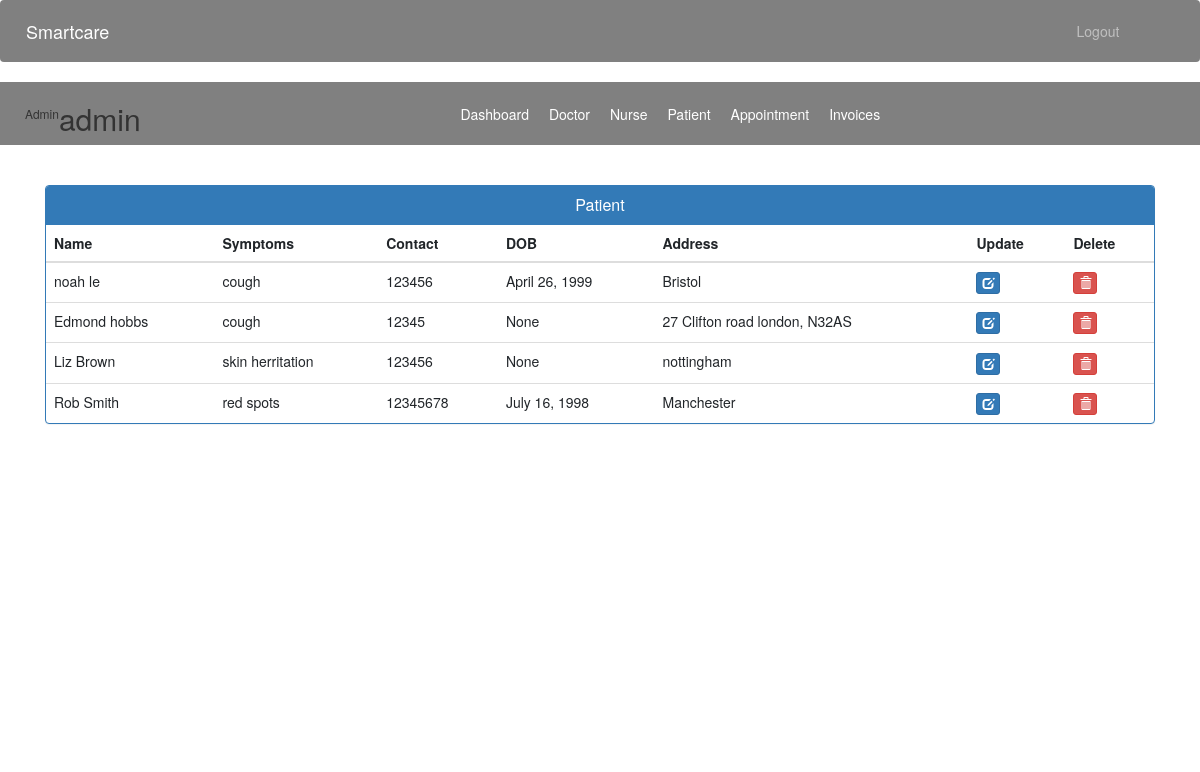
The page /admin-view-patient (signed in) on the database its author committed.
### accounts/models.py (models this page shows, shortened)
class Patient(models.Model):
    user=models.OneToOneField(User,on_delete=models.CASCADE)
    address = models.CharField(max_length=40)
    date_of_birth = models.DateField(null=True)
    mobile = models.CharField(max_length=20,null=False)
    symptoms = models.CharField(max_length=100,null=False)
    assignedDoctorId = models.PositiveIntegerField(null=True)
    assignedNurseId = models.PositiveIntegerField(null=True)
    admitDate=models.DateField(auto_now=True)
    status=models.BooleanField(default=False)
    @property
    def get_name(self):
        return self.user.first_name+" "+self.user.last_name

### accounts/views.py (the view)
# urls.py: path('admin-view-patient', views.admin_view_patient_view, name='admin-view-patient'),
@login_required(login_url='adminlogin')
@user_passes_test(is_admin)
def admin_view_patient_view(request):
    patients=models.Patient.objects.all().filter(status=True)
    return render(request,'smartcare/admin_view_patient.html',{'patients':patients})

### accounts/views.py (called while the page is built)
def is_admin(user):
    return user.groups.filter(name='ADMIN').exists()

### templates/smartcare/admin_view_patient.html (shortened to what this page needs)
{% extends 'smartcare/admin_base.html' %}
{% block content %}
{%load static%}
<head>
  <link href="//netdna.bootstrapcdn.com/bootstrap/3.0.0/css/bootstrap.min.css" rel="stylesheet" id="bootstrap-css">
</head>
<div class="container">
  <div class="panel panel-primary">
    <div class="panel-heading">
      <h6 class="panel-title">Patient</h6>
    </div>
    <table class="table table-hover" id="dev-table">
      <thead>
        <tr>
          <th>Name</th>
          <th>Symptoms</th>
          <th>Contact</th>
          <th>DOB</th>
          <th>Address</th>
          <th>Update</th>
          <th>Delete</th>
        </tr>
      </thead>
      {% for p in patients %}
      <tr>
        <td> {{p.get_name}}</td>
        <td>{{p.symptoms}}</td>
        <td>{{p.mobile}}</td>
        <td>{{p.date_of_birth}}</td>
        <td>{{p.address}}</td>
        <td><a class="btn btn-primary btn-xs" href="{% url 'update-patient' p.id  %}"><span class="glyphicon glyphicon-edit"></span></a></td>
        <td><a class="btn btn-danger btn-xs" href="{% url 'delete-patient-from-hospital' p.id  %}"><span class="glyphicon glyphicon-trash"></span></a></td>
      </tr>
      {% endfor %}
    </table>
  </div>
</div>
{% endblock content %}

### templates/smartcare/admin_base.html (shortened to what this page needs)
<!DOCTYPE html>
{% load static %}
<html lang="en">
  <head>
    <link
      rel="stylesheet"
      href="https://stackpath.bootstrapcdn.com/bootstrap/4.3.1/css/bootstrap.min.css"
    />
    <link
      rel="stylesheet"
      href="https://maxcdn.bootstrapcdn.com/font-awesome/4.7.0/css/font-awesome.min.css"
    />
    <link rel="stylesheet" href="{% static '/styles.css' %}" />
  </head>
  <body>
    <main>
      <div class="bs-example">
        <nav
          class="navbar navbar-expand-md navbar-dark fixed-top"
          style="background: Grey"
        >
          <a href="/admin-dashboard" class="navbar-brand">Smartcare</a>
          <div
            class="collapse navbar-collapse justify-content-between"
            id="navbarCollapse"
          >
            <div class="navbar-nav" style="margin-left: 90%">
              <a href="/logout" class="nav-item nav-link">Logout</a>
            </div>
          </div>
        </nav>
      </div>
      <nav class="menu" tabindex="0">
        <header class="avatar">
          <br /><br />
          <h6>Admin</h6>
          <h2>{{request.user.first_name}}</h2>
        </header>
        <ul>
          <li tabindex="0" class="icon-dashboard">
            <a
              style="color: white; text-decoration: none"
              href="/admin-dashboard"
              ><span>Dashboard</span></a
            >
          </li>
          <li tabindex="0" class="icon-customers">
            <a style="color: white; text-decoration: none" href="/admin-doctor"
              ><span>Doctor</span></a
            >
          </li>
          <li tabindex="0" class="icon-customers">
            <a style="color: white; text-decoration: none" href="/admin-nurse"
              ><span>Nurse</span></a
            >
          </li>
          <li tabindex="0" class="icon-users">
            <a style="color: white; text-decoration: none" href="/admin-patient"
              ><span>Patient</span></a
            >
          </li>
          <li tabindex="0" class="icon-calendar">
            <a
              style="color: white; text-decoration: none"
              href="/admin-appointment"
              ><span>Appointment</span></a
            >
          </li>
          <li tabindex="0" class="icon-users">
            <a style="color: white; text-decoration: none" href="/admin-invoice"
              ><span>Invoices</span></a
            >
          </li>
        </ul>
      </nav>
      <br /><br />
      {% block content %} {% endblock content %}
      <br /><br /><br /><br />
      <footer>
        <br />
        <div class="container">
          <div class="row">
            <div class="col-md-12 col-sm-12">
            </div>
          </div>
        </div>
      </footer>
    </main>
  </body>
</html>

### templates/smartcare/admin_base.html (style rules this page uses)
.navbar { position: relative; }
.menu { top: 100%; left: 0; background: grey; outline: none; display: flex; flex-direction: row; }
.menu ul { list-style: none; padding: 0; margin: auto; display: flex; align-items: center; }
.menu ul li { padding: 10px; }
.menu ul li a { color: white; text-decoration: none; }
.avatar { margin: 0px 0px 0px 25px; display: flex; align-items: center; }

### templates/smartcare/admin_view_patient.html (style rules this page uses)
a:link { text-decoration: none; }
h6 { text-align: center; }
.row { margin: 100px; }

### rows shown on the page
Patient: get_name "noah le", symptoms "cough", mobile "123456", date_of_birth "April 26, 1999", address "Bristol"
Patient: get_name "Edmond hobbs", symptoms "cough", mobile "12345", date_of_birth "None", address "27 Clifton road london, N32AS"
Patient: get_name "Liz Brown", symptoms "skin herritation", mobile "123456", date_of_birth "None", address "nottingham"
Patient: get_name "Rob Smith", symptoms "red spots", mobile "12345678", date_of_birth "July 16, 1998", address "Manchester"

### other values the page prints
{{ request.user.first_name }} "admin"
